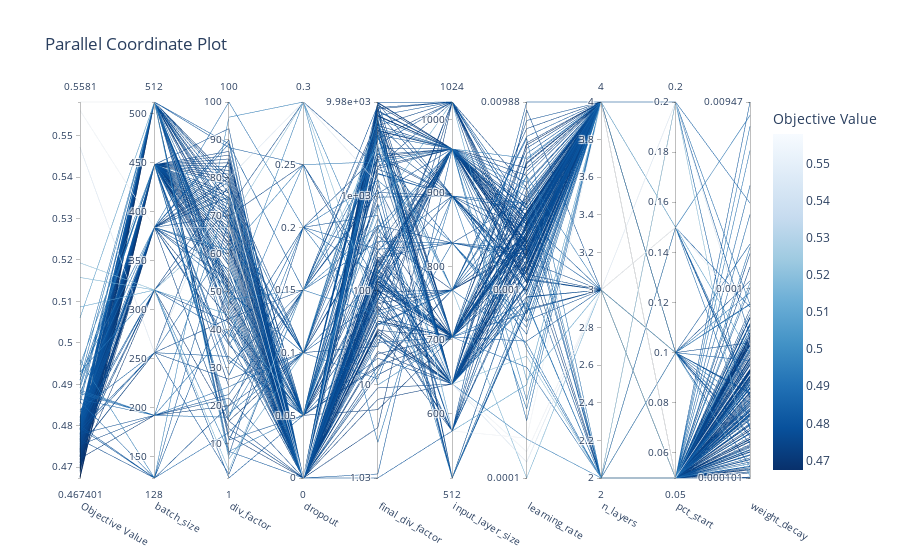

The code cell stored with this chart in its notebook:
### Code cell
plot_parallel_coordinate(study)

### Figure 1 — Plotly figure (JSON) as saved in the notebook; plotly's stock layout.template omitted (floating-point values rounded to 4 significant figures; data arrays with more than 128 entries replaced by an {"elided": "..."} marker saying what was removed)
{"data": [{"dimensions": [{"label": "Objective Value", "range": [0.4674, 0.5581], "values": {"elided": "185 float values"}}, {"label": "batch_size", "range": [128, 512], "values": {"elided": "185 int values"}}, {"label": "div_factor", "range": [1, 100], "values": {"elided": "185 int values"}}, {"label": "dropout", "range": [0, 0.3], "values": {"elided": "185 float values"}}, {"label": "final_div_factor", "range": [0.01318, 3.999], "ticktext": ["1.03", "10", "100", "1e+03", "9.98e+03"], "tickvals": [0.01318, 1, 2, 3, 3.999], "values": {"elided": "185 float values"}}, {"label": "input_layer_size", "range": [512, 1024], "values": {"elided": "185 int values"}}, {"label": "learning_rate", "range": [-4.0, -2.005], "ticktext": ["0.0001", "0.001", "0.00988"], "tickvals": [-4.0, -3, -2.005], "values": {"elided": "185 float values"}}, {"label": "n_layers", "range": [2, 4], "values": {"elided": "185 int values"}}, {"label": "pct_start", "range": [0.05, 0.2], "values": {"elided": "185 float values"}}, {"label": "weight_decay", "range": [-3.994, -2.024], "ticktext": ["0.000101", "0.001", "0.00947"], "tickvals": [-3.994, -3, -2.024], "values": {"elided": "185 float values"}}], "labelangle": 30, "labelside": "bottom", "line": {"color": {"elided": "185 float values"}, "colorbar": {"title": {"text": "Objective Value"}}, "colorscale": [[0, "rgb(247,251,255)"], [0.125, "rgb(222,235,247)"], [0.25, "rgb(198,219,239)"], [0.375, "rgb(158,202,225)"], [0.5, "rgb(107,174,214)"], [0.625, "rgb(66,146,198)"], [0.75, "rgb(33,113,181)"], [0.875, "rgb(8,81,156)"], [1, "rgb(8,48,107)"]], "reversescale": true, "showscale": true}, "type": "parcoords"}], "layout": {"title": {"text": "Parallel Coordinate Plot"}}}
